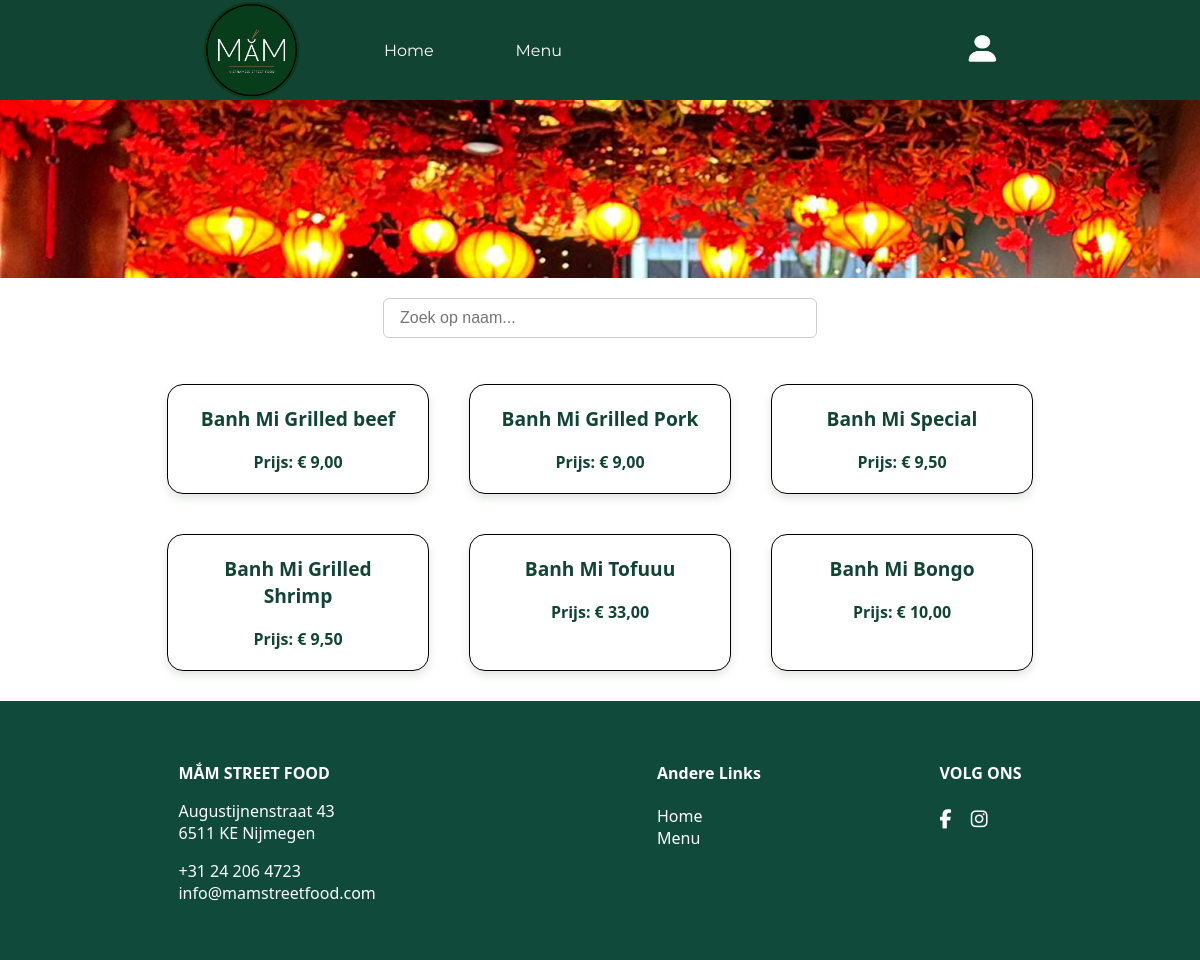
The page / on the database its author committed.
### tables this page shows
CREATE TABLE `menu` (
  `id` int(11) NOT NULL,
  `naam` text,
  `prijs` decimal(10,2) NOT NULL
);

### html/index.php (the view, shortened to what this page needs)
<?php
$servername = "mysql_db";
$username = "root";
$password = "rootpassword";
try {
    $conn = new PDO("mysql:host=$servername;dbname=restaurant", $username, $password);
    $conn->setAttribute(PDO::ATTR_ERRMODE, PDO::ERRMODE_EXCEPTION);
} catch(PDOException $e) {
    echo "Er is een probleem met de verbinding. Probeer het later opnieuw.";
    exit;
}
$sql = "SELECT * FROM menu";
$stmt = $conn->query($sql);
$menu = $stmt->fetchAll(PDO::FETCH_ASSOC);
?>
<!DOCTYPE html>
<html lang="nl">
<head>
    <link href="https://cdnjs.cloudflare.com/ajax/libs/font-awesome/6.5.0/css/all.min.css" rel="stylesheet">
    <link rel="stylesheet" href="css/style.css">
</head>
<body>
<header>
    <div class="header">
        <div class="links">
            <img class="mamfoto" src="fotos/mamlogo.png" alt="MAM Street Food Logo">
            <a href="homepage.php">
                <p>Home</p>
            </a>
            <a href="index.php">
                <p>Menu</p>
            </a>
        </div>
        <div class="header-buttons">
            <a href="login.php">
                <img src="fotos/loginadmin.jpg" alt="Login button">
            </a>
        </div>
    </div>
    <div class="header-foto">
        <img src="fotos/background%20foto.png" alt="Restaurant Background Photo">
    </div>
</header>
<input type="text" id="searchInput" placeholder="Zoek op naam..." class="search-menu-input" aria-label="Zoek menu-item op naam">
<div>
    <div class="menu-content">
        <?php if (!empty($menu)): ?>
            <div class="menu-container">
                <?php foreach ($menu as $item): ?>
                    <div class="menu-item">
                        <h3><?= htmlspecialchars($item['naam']) ?></h3>
                        <p>Prijs: € <?= number_format($item['prijs'], 2, ',', '.') ?></p>
                    </div>
                <?php endforeach; ?>
            </div>
        <?php else: ?>
            <p>Er staan momenteel geen producten op het menu.</p>
        <?php endif; ?>
    </div>
</div>
<footer class="mam-footer">
    <div class="footer-content">
        <div class="footer-links">
            <h4>MẮM STREET FOOD</h4>
            <p>Augustijnenstraat 43<br>6511 KE Nijmegen</p>
            <p>+31 24 206 4723<br>info@mamstreetfood.com</p>
        </div>
        <div class="footer-middel">
            <h4>Andere Links</h4>
            <a href="homepage.php">Home</a><br>
            <a href="index.php">Menu</a>
        </div>
        <div class="footer-rechts">
            <h4>VOLG ONS</h4>
            <div class="social-icons">
                <a href="https://www.facebook.com/MAMVietnameseStreetFood/"><i class="fa-brands fa-facebook-f"></i></a>
                <a href="https://www.instagram.com/mamstreetfood/"><i class="fa-brands fa-instagram"></i></a>
            </div>
        </div>
    </div>
</footer>
</body>
</html>

### html/css/style.css (style rules this page uses)
body { margin: 0%; padding: 0; font-family: 'Montserrat'; }
a { color: white; text-decoration: none; }
.header { width: auto; height: 100px; background-color: #114433; display: flex; justify-content: space-around; }
.links { display: flex; align-items: center; justify-content: space-between; width: 30%; }
.mamfoto { width: 100px; height: 100px; }
.header-buttons img { width: 32px; height: 30px; }
.header-buttons { display: flex; align-items: center; justify-content: space-between; height: 100px; }
.header-foto img { width: 100%; }
.menu-container { display: flex; flex-wrap: wrap; justify-content: center; gap: 20px; padding: 20px; }
.menu-item { border: 1px solid #000000; border-radius: 16px; padding: 20px; width: 220px; background-color: #ffffff; box-shadow: 0 4px 8px rgba(45, 74, 50, 0.15); transition: transform 0.2s ease, box-shadow 0.2s ease; color: #114433; font-family: 'Segoe UI', Tahoma, Geneva, Verdana, sans-serif; text-align: center; margin: 10px; }
.menu-item h3 { margin-top: 0; font-size: 1.2em; }
.menu-item p { margin: 8px 0 0; font-weight: bold; }
.search-menu-input { padding: 0.6rem 1rem; border: 1px solid #ccc; border-radius: 6px; font-size: 1rem; margin-bottom: 1rem; width: 100%; max-width: 400px; display: block; background-color: #ffffff; color: #2d4a32; }
.search-menu-input { padding: 0.6rem 1rem; border: 1px solid #ccc; border-radius: 6px; font-size: 1rem; margin: 1rem auto; display: block; background-color: #ffffff; color: #2d4a32; max-width: 400px; width: 100%; }
.mam-footer { background-color: #0f4a3a; color: white; padding: 40px 20px; font-family: 'Segoe UI', sans-serif; }
.footer-content { display: flex; justify-content: space-evenly; max-width: 1200px; margin: 0 auto; flex-wrap: wrap; gap: 20px; }
.footer-left, .footer-links, .footer-right { flex: 1; min-width: 250px; max-width: 300px; text-align: left; }
.footer-left h4, .footer-links h4, .footer-right h4 { font-weight: bold; margin-bottom: 10px; }
.social-icons a { color: white; margin-right: 15px; font-size: 1.2rem; text-decoration: none; }

### rows shown on the page
menu: naam "Banh Mi Grilled beef", prijs "9,00"
menu: naam "Banh Mi Grilled Pork", prijs "9,00"
menu: naam "Banh Mi Special", prijs "9,50"
menu: naam "Banh Mi Grilled Shrimp", prijs "9,50"
menu: naam "Banh Mi Tofuuu", prijs "33,00"
menu: naam "Banh Mi Bongo", prijs "10,00"
